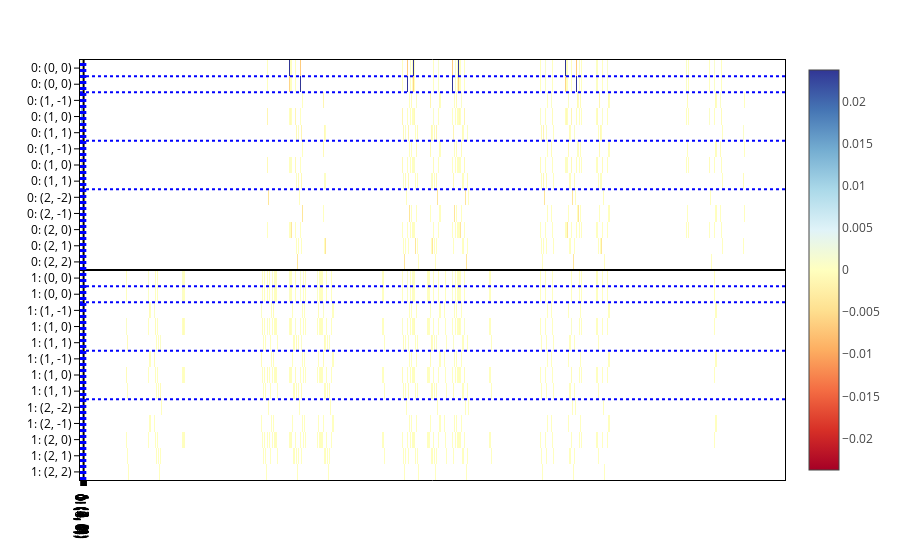

Notebook cell for this chart:
### Code cell
from graph2mat.tools.viz import plot_basis_matrix

plot_basis_matrix(
    matrix,
    embeddings_config,
    point_lines={"color": "black"},
    basis_lines={"color": "blue"},
    colorscale="rdylbu",
    text=".3f",
    basis_labels=True,
)

### Figure 1 — Plotly figure (JSON) as saved in the notebook; plotly's stock layout.template omitted (floating-point values rounded to 4 significant figures; data arrays with more than 128 entries replaced by an {"elided": "..."} marker saying what was removed)
{"data": [{"coloraxis": "coloraxis", "hovertemplate": "x: %{x}<br>y: %{y}<br>color: %{z}<extra></extra>", "name": "0", "texttemplate": "%{z:.3f}", "type": "heatmap", "xaxis": "x", "yaxis": "y", "z": {"elided": "26x3250 float values"}}], "layout": {"coloraxis": {"cmid": 0, "colorscale": [[0, "rgb(165,0,38)"], [0.1, "rgb(215,48,39)"], [0.2, "rgb(244,109,67)"], [0.3, "rgb(253,174,97)"], [0.4, "rgb(254,224,144)"], [0.5, "rgb(255,255,191)"], [0.6, "rgb(224,243,248)"], [0.7, "rgb(171,217,233)"], [0.8, "rgb(116,173,209)"], [0.9, "rgb(69,117,180)"], [1, "rgb(49,54,149)"]]}, "margin": {"t": 60}, "shapes": [{"line": {"color": "black"}, "type": "line", "x0": 0, "x1": 1, "xref": "x domain", "y0": 12.5, "y1": 12.5, "yref": "y"}, {"line": {"color": "black"}, "type": "line", "x0": 12.5, "x1": 12.5, "xref": "x", "y0": 0, "y1": 1, "yref": "y domain"}, {"line": {"color": "blue", "dash": "dot"}, "type": "line", "x0": 0, "x1": 1, "xref": "x domain", "y0": 0.5, "y1": 0.5, "yref": "y"}, {"line": {"color": "blue", "dash": "dot"}, "type": "line", "x0": 0.5, "x1": 0.5, "xref": "x", "y0": 0, "y1": 1, "yref": "y domain"}, {"line": {"color": "blue", "dash": "dot"}, "type": "line", "x0": 0, "x1": 1, "xref": "x domain", "y0": 1.5, "y1": 1.5, "yref": "y"}, {"line": {"color": "blue", "dash": "dot"}, "type": "line", "x0": 1.5, "x1": 1.5, "xref": "x", "y0": 0, "y1": 1, "yref": "y domain"}, {"line": {"color": "blue", "dash": "dot"}, "type": "line", "x0": 0, "x1": 1, "xref": "x domain", "y0": 4.5, "y1": 4.5, "yref": "y"}, {"line": {"color": "blue", "dash": "dot"}, "type": "line", "x0": 4.5, "x1": 4.5, "xref": "x", "y0": 0, "y1": 1, "yref": "y domain"}, {"line": {"color": "blue", "dash": "dot"}, "type": "line", "x0": 0, "x1": 1, "xref": "x domain", "y0": 7.5, "y1": 7.5, "yref": "y"}, {"line": {"color": "blue", "dash": "dot"}, "type": "line", "x0": 7.5, "x1": 7.5, "xref": "x", "y0": 0, "y1": 1, "yref": "y domain"}, {"line": {"color": "blue", "dash": "dot"}, "type": "line", "x0": 0, "x1": 1, "xref": "x domain", "y0": 13.5, "y1": 13.5, "yref": "y"}, {"line": {"color": "blue", "dash": "dot"}, "type": "line", "x0": 13.5, "x1": 13.5, "xref": "x", "y0": 0, "y1": 1, "yref": "y domain"}, {"line": {"color": "blue", "dash": "dot"}, "type": "line", "x0": 0, "x1": 1, "xref": "x domain", "y0": 14.5, "y1": 14.5, "yref": "y"}, {"line": {"color": "blue", "dash": "dot"}, "type": "line", "x0": 14.5, "x1": 14.5, "xref": "x", "y0": 0, "y1": 1, "yref": "y domain"}, {"line": {"color": "blue", "dash": "dot"}, "type": "line", "x0": 0, "x1": 1, "xref": "x domain", "y0": 17.5, "y1": 17.5, "yref": "y"}, {"line": {"color": "blue", "dash": "dot"}, "type": "line", "x0": 17.5, "x1": 17.5, "xref": "x", "y0": 0, "y1": 1, "yref": "y domain"}, {"line": {"color": "blue", "dash": "dot"}, "type": "line", "x0": 0, "x1": 1, "xref": "x domain", "y0": 20.5, "y1": 20.5, "yref": "y"}, {"line": {"color": "blue", "dash": "dot"}, "type": "line", "x0": 20.5, "x1": 20.5, "xref": "x", "y0": 0, "y1": 1, "yref": "y domain"}], "xaxis": {"anchor": "y", "domain": [0, 1], "ticktext": ["0: (0, 0)", "0: (0, 0)", "0: (1, -1)", "0: (1, 0)", "0: (1, 1)", "0: (1, -1)", "0: (1, 0)", "0: (1, 1)", "0: (2, -2)", "0: (2, -1)", "0: (2, 0)", "0: (2, 1)", "0: (2, 2)", "1: (0, 0)", "1: (0, 0)", "1: (1, -1)", "1: (1, 0)", "1: (1, 1)", "1: (1, -1)", "1: (1, 0)", "1: (1, 1)", "1: (2, -2)", "1: (2, -1)", "1: (2, 0)", "1: (2, 1)", "1: (2, 2)"], "tickvals": [0, 1, 2, 3, 4, 5, 6, 7, 8, 9, 10, 11, 12, 13, 14, 15, 16, 17, 18, 19, 20, 21, 22, 23, 24, 25]}, "yaxis": {"anchor": "x", "autorange": "reversed", "domain": [0, 1], "ticktext": ["0: (0, 0)", "0: (0, 0)", "0: (1, -1)", "0: (1, 0)", "0: (1, 1)", "0: (1, -1)", "0: (1, 0)", "0: (1, 1)", "0: (2, -2)", "0: (2, -1)", "0: (2, 0)", "0: (2, 1)", "0: (2, 2)", "1: (0, 0)", "1: (0, 0)", "1: (1, -1)", "1: (1, 0)", "1: (1, 1)", "1: (1, -1)", "1: (1, 0)", "1: (1, 1)", "1: (2, -2)", "1: (2, -1)", "1: (2, 0)", "1: (2, 1)", "1: (2, 2)"], "tickvals": [0, 1, 2, 3, 4, 5, 6, 7, 8, 9, 10, 11, 12, 13, 14, 15, 16, 17, 18, 19, 20, 21, 22, 23, 24, 25]}}}
